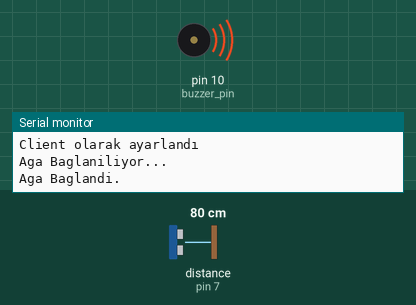
Recording of a sketch running on a simulated Arduino Uno, built with avr-gcc and run on an emulated ATmega328P. Shown: buzzer (waves = sounding, pin HIGH), the last lines printed to the serial monitor. Wiring (inferred from the names in the program): ultrasonic range finder: trigger pin 6; echo pin 7. Inputs (shaded band) come from the test bench; at power-on: distance to the obstacle (sensor on pin 7) 80 cm. The echo pulse lasts 58.3 µs per cm; the modem accepts every AT command (registered, SIM ready, sends succeed) and sends nothing else; pins used as bus, display or sensor lines are not drawn.

Above: at 1.1 s.
At 2.7 s:
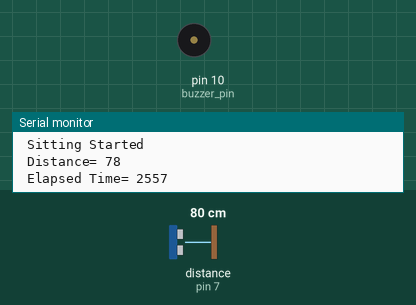
2.8 s: distance to the obstacle (sensor on pin 7) set to 120 cm
At 3.8 s:
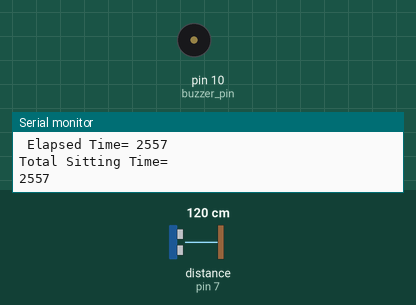
Timing chart, 0 to 5.8 s (numbered marks = the images above; inputs shaded):
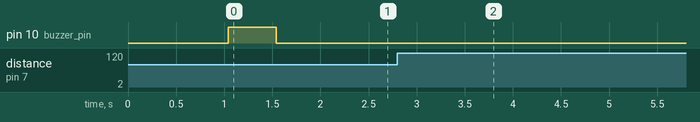

Measured:
- after the input at 2.8 s, pin 10 (buzzer_pin): stays LOW (without the input it goes to HIGH after 7.3 s)

The sketch:

stand_check_v2.ino
```cpp
#include <SoftwareSerial.h>

//stand-check fields
int trigger_pin = 6;
int echo_pin = 7;
int buzzer_pin = 10;
int time;
int distance;
unsigned long StartTime;
unsigned long CurrentTime;
unsigned long ElapsedTime;
bool mode_check=false;
String sitting_period;

//// Wi-Fi fields
String ag_ismi = "";                   //Ağımızın adını buraya yazıyoruz.
String ag_sifresi = "";             //Ağımızın şifresini buraya yazıyoruz.

int rxPin = 2;                                               //ESP8266 RX pini
int txPin = 3;                                               //ESP8266 TX pini
SoftwareSerial esp(rxPin, txPin);                             //Seri haberleşme pin ayarlarını yapıyoruz.

//ThingSpeak fields
String ip = "184.106.153.149";                                //Thingspeak ip address


void setup() {

  //stand-check settings
  pinMode (trigger_pin, OUTPUT);
  pinMode (echo_pin, INPUT);
  pinMode (buzzer_pin, OUTPUT);

  //wi-fi settings
  Serial.begin(9600);  //Seri port ile haberleşmemizi başlatıyoruz.
  Serial.println("Started");
  esp.begin(115200);                                          //ESP8266 ile seri haberleşmeyi başlatıyoruz.
  esp.println("AT");                                          //AT komutu ile modül kontrolünü yapıyoruz.
  Serial.println("AT Yollandı");
  while(!esp.find("OK")){                                     //Modül hazır olana kadar bekliyoruz.
    esp.println("AT");
    Serial.println("ESP8266 Bulunamadı.");
  }
  Serial.println("OK Komutu Alındı");

//  esp.println("AT+RST");                                     //ESP8266'yı resetliyoruz.
//  delay(1000);
//  while(!esp.find("ready"))

  esp.println("AT+CWMODE=1");                                 //ESP8266 modülünü client olarak ayarlıyoruz.
  while(!esp.find("OK")){                                     //Ayar yapılana kadar bekliyoruz.
    esp.println("AT+CWMODE=1");
    Serial.println("Ayar Yapılıyor....");
  }
  Serial.println("Client olarak ayarlandı");
  Serial.println("Aga Baglaniliyor...");
  esp.println("AT+CWJAP=\""+ag_ismi+"\",\""+ag_sifresi+"\"");    //Ağımıza bağlanıyoruz.
  while(!esp.find("OK"));                                     //Ağa bağlanana kadar bekliyoruz.
  Serial.println("Aga Baglandi.");
  delay(1000);

  digitalWrite (buzzer_pin, HIGH);
  delay (500);
  digitalWrite (buzzer_pin, LOW);
}

void loop() {
  // put your main code here, to run repeatedly:
  stand_check();
}

void stand_check(){
  digitalWrite (trigger_pin, HIGH);
  delayMicroseconds (10);
  digitalWrite (trigger_pin, LOW);
  time = pulseIn (echo_pin, HIGH);
  distance = (time * 0.034) / 2;

  if (distance <= 85)
  {
    mode_check=true;
    CurrentTime = millis();
    ElapsedTime = CurrentTime - StartTime;
    Serial.println (" Sitting Started ");
    Serial.print (" Distance= ");
    Serial.println (distance);
    Serial.print (" Elapsed Time= ");
    Serial.println (ElapsedTime);

    if(ElapsedTime > 10000)
    {
      digitalWrite (buzzer_pin, HIGH);
    }
    delay (500);
  }

  else {
    digitalWrite (buzzer_pin, LOW);
    if(mode_check == true){
      Serial.println ("Total Sitting Time= ");
      Serial.println(ElapsedTime);
      http_request(String(ElapsedTime));
      mode_check = false;
    }
    StartTime = millis();
    Serial.println (" Sitting ended ");
    delay (500);
  }
}

void http_request(String field1){
  esp.println("AT+CIPSTART=\"TCP\",\""+ip+"\",80");           //Thingspeak'e bağlanıyoruz.
  if(esp.find("Error")){                                      //Bağlantı hatası kontrolü yapıyoruz.
    Serial.println("AT+CIPSTART Error");
  }
  sitting_period = field1;
  String veri = "GET https://api.thingspeak.com/update?api_key=8V1FT1UALIVVLJOU";   //Thingspeak komutu. Key kısmına kendi api keyimizi yazıyoruz.                                   //Göndereceğimiz sıcaklık değişkeni
  veri += "&field1=";
  veri += String(sitting_period);                                       //Göndereceğimiz nem değişkeni
  veri += "\r\n\r\n";
  esp.print("AT+CIPSEND=");                                   //ESP'ye göndereceğimiz veri uzunluğunu veriyoruz.
  esp.println(veri.length()+2);
  delay(2000);
  if(esp.find(">")){                                          //ESP8266 hazır olduğunda içindeki komutlar çalışıyor.
    esp.print(veri);                                          //Veriyi gönderiyoruz.
    Serial.println(veri);
    Serial.println("Veri gonderildi.");
    delay(1000);
  }
  Serial.println("Baglantı Kapatildi.");
  esp.println("AT+CIPCLOSE");                                //Bağlantıyı kapatıyoruz
  delay(1000);                                               //Yeni veri gönderimi için 1 dakika bekliyoruz.
}
```
